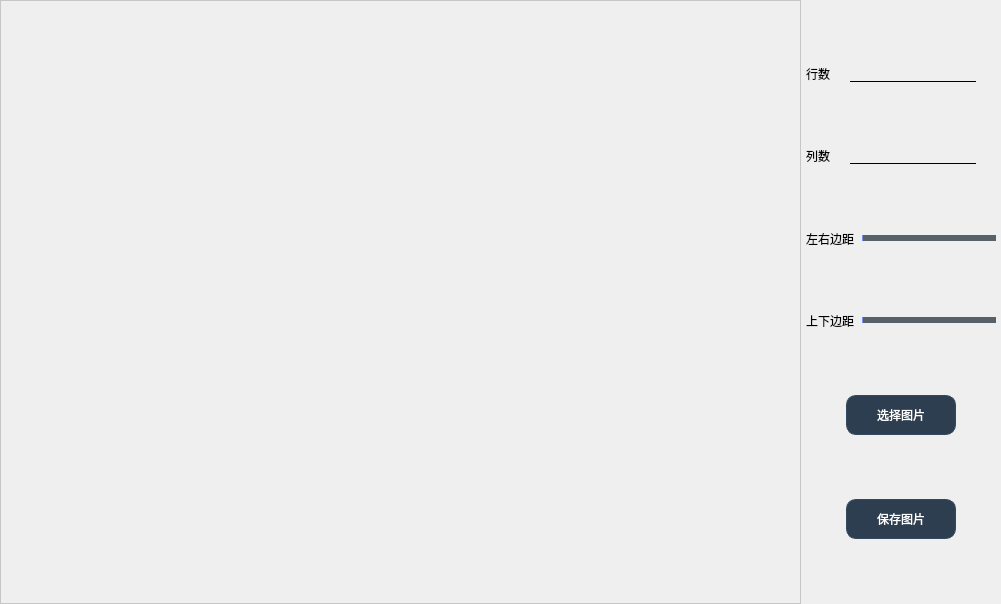
<?xml version="1.0" encoding="UTF-8"?>
<ui version="4.0">
 <class>Splicer</class>
 <widget class="QWidget" name="Splicer">
  <property name="geometry">
   <rect>
    <x>0</x>
    <y>0</y>
    <width>1001</width>
    <height>604</height>
   </rect>
  </property>
  <property name="windowTitle">
   <string>Splicer</string>
  </property>
  <property name="windowIcon">
   <iconset resource="resources.qrc">
    <normaloff>:/images/splicer.png</normaloff>:/images/splicer.png</iconset>
  </property>
  <property name="styleSheet">
   <string notr="true">* {
	font: 15pt &quot;方正舒体&quot;;
}

QGraphicsView {
	border: 1px solid rgb(198, 198, 198);
	background-color: transparent;
}

QLineEdit {
	background: transparent;
	border: 0px solid black;
	border-bottom-width: 1px;
	margin: 0 20 0 20;
	padding: 0 10 0 10;
}

QPushButton {
	margin: 0 40 0 40;
	border: 1px solid #34495e;
	border-radius: 10px;
	background-color: #2c3e50;
	color: white;
}

QPushButton:hover {
	background-color:rgba(52, 73, 94,  200);
}

QPushButton:pressed {
	background-color: rgb(0, 0, 0);
}

 QSlider::add-page:Horizontal {   
    background-color: rgb(87, 97, 106);
    height:6px;
 }
 QSlider::sub-page:Horizontal {
    background-color:qlineargradient(spread:pad, x1:0, y1:0, x2:1, y2:0, stop:0 rgba(231,80,229, 255), stop:1 rgba(7,208,255, 255));
    height:6px;
 }
QSlider::groove:Horizontal {
    background:transparent;
    height:6px;
}
QSlider::handle:Horizontal {
    height: 30px;
    width:10px;
    border-image: url(:/images/moon.png);
    margin: -2 0px; 
}


    </string>
  </property>
  <layout class="QHBoxLayout" name="horizontalLayout_6">
   <property name="spacing">
    <number>2</number>
   </property>
   <property name="leftMargin">
    <number>0</number>
   </property>
   <property name="topMargin">
    <number>0</number>
   </property>
   <property name="rightMargin">
    <number>0</number>
   </property>
   <property name="bottomMargin">
    <number>0</number>
   </property>
   <item>
    <layout class="QHBoxLayout" name="horizontalLayout_5" stretch="4,1">
     <property name="spacing">
      <number>0</number>
     </property>
     <item>
      <widget class="QGraphicsView" name="graphicsView"/>
     </item>
     <item>
      <layout class="QVBoxLayout" name="verticalLayout">
       <property name="leftMargin">
        <number>5</number>
       </property>
       <property name="rightMargin">
        <number>5</number>
       </property>
       <item>
        <spacer name="verticalSpacer">
         <property name="orientation">
          <enum>Qt::Vertical</enum>
         </property>
         <property name="sizeHint" stdset="0">
          <size>
           <width>20</width>
           <height>40</height>
          </size>
         </property>
        </spacer>
       </item>
       <item>
        <layout class="QHBoxLayout" name="horizontalLayout">
         <item>
          <widget class="QLabel" name="label">
           <property name="minimumSize">
            <size>
             <width>0</width>
             <height>0</height>
            </size>
           </property>
           <property name="text">
            <string>行数</string>
           </property>
           <property name="alignment">
            <set>Qt::AlignCenter</set>
           </property>
          </widget>
         </item>
         <item>
          <widget class="QLineEdit" name="row_lineEdit">
           <property name="enabled">
            <bool>false</bool>
           </property>
          </widget>
         </item>
        </layout>
       </item>
       <item>
        <spacer name="verticalSpacer_2">
         <property name="orientation">
          <enum>Qt::Vertical</enum>
         </property>
         <property name="sizeHint" stdset="0">
          <size>
           <width>20</width>
           <height>40</height>
          </size>
         </property>
        </spacer>
       </item>
       <item>
        <layout class="QHBoxLayout" name="horizontalLayout_2">
         <item>
          <widget class="QLabel" name="label_2">
           <property name="minimumSize">
            <size>
             <width>0</width>
             <height>0</height>
            </size>
           </property>
           <property name="text">
            <string>列数</string>
           </property>
           <property name="alignment">
            <set>Qt::AlignCenter</set>
           </property>
          </widget>
         </item>
         <item>
          <widget class="QLineEdit" name="col_lineEdit">
           <property name="enabled">
            <bool>false</bool>
           </property>
          </widget>
         </item>
        </layout>
       </item>
       <item>
        <spacer name="verticalSpacer_3">
         <property name="orientation">
          <enum>Qt::Vertical</enum>
         </property>
         <property name="sizeHint" stdset="0">
          <size>
           <width>20</width>
           <height>40</height>
          </size>
         </property>
        </spacer>
       </item>
       <item>
        <layout class="QHBoxLayout" name="horizontalLayout_4">
         <property name="spacing">
          <number>8</number>
         </property>
         <item>
          <widget class="QLabel" name="label_3">
           <property name="text">
            <string>左右边距</string>
           </property>
          </widget>
         </item>
         <item>
          <widget class="QSlider" name="lr_slider">
           <property name="enabled">
            <bool>false</bool>
           </property>
           <property name="maximum">
            <number>100</number>
           </property>
           <property name="singleStep">
            <number>10</number>
           </property>
           <property name="orientation">
            <enum>Qt::Horizontal</enum>
           </property>
          </widget>
         </item>
        </layout>
       </item>
       <item>
        <spacer name="verticalSpacer_4">
         <property name="orientation">
          <enum>Qt::Vertical</enum>
         </property>
         <property name="sizeHint" stdset="0">
          <size>
           <width>20</width>
           <height>40</height>
          </size>
         </property>
        </spacer>
       </item>
       <item>
        <layout class="QHBoxLayout" name="horizontalLayout_3">
         <property name="spacing">
          <number>8</number>
         </property>
         <item>
          <widget class="QLabel" name="label_4">
           <property name="text">
            <string>上下边距</string>
           </property>
          </widget>
         </item>
         <item>
          <widget class="QSlider" name="tb_slider">
           <property name="enabled">
            <bool>false</bool>
           </property>
           <property name="maximum">
            <number>100</number>
           </property>
           <property name="singleStep">
            <number>10</number>
           </property>
           <property name="orientation">
            <enum>Qt::Horizontal</enum>
           </property>
          </widget>
         </item>
        </layout>
       </item>
       <item>
        <spacer name="verticalSpacer_6">
         <property name="orientation">
          <enum>Qt::Vertical</enum>
         </property>
         <property name="sizeHint" stdset="0">
          <size>
           <width>20</width>
           <height>40</height>
          </size>
         </property>
        </spacer>
       </item>
       <item>
        <widget class="QPushButton" name="pushButton">
         <property name="minimumSize">
          <size>
           <width>0</width>
           <height>40</height>
          </size>
         </property>
         <property name="text">
          <string>选择图片</string>
         </property>
        </widget>
       </item>
       <item>
        <spacer name="verticalSpacer_7">
         <property name="orientation">
          <enum>Qt::Vertical</enum>
         </property>
         <property name="sizeHint" stdset="0">
          <size>
           <width>20</width>
           <height>40</height>
          </size>
         </property>
        </spacer>
       </item>
       <item>
        <widget class="QPushButton" name="pushButton_2">
         <property name="minimumSize">
          <size>
           <width>0</width>
           <height>40</height>
          </size>
         </property>
         <property name="text">
          <string>保存图片</string>
         </property>
        </widget>
       </item>
       <item>
        <spacer name="verticalSpacer_5">
         <property name="orientation">
          <enum>Qt::Vertical</enum>
         </property>
         <property name="sizeHint" stdset="0">
          <size>
           <width>20</width>
           <height>40</height>
          </size>
         </property>
        </spacer>
       </item>
      </layout>
     </item>
    </layout>
   </item>
  </layout>
 </widget>
 <resources>
  <include location="resources.qrc"/>
 </resources>
 <connections/>
</ui>
